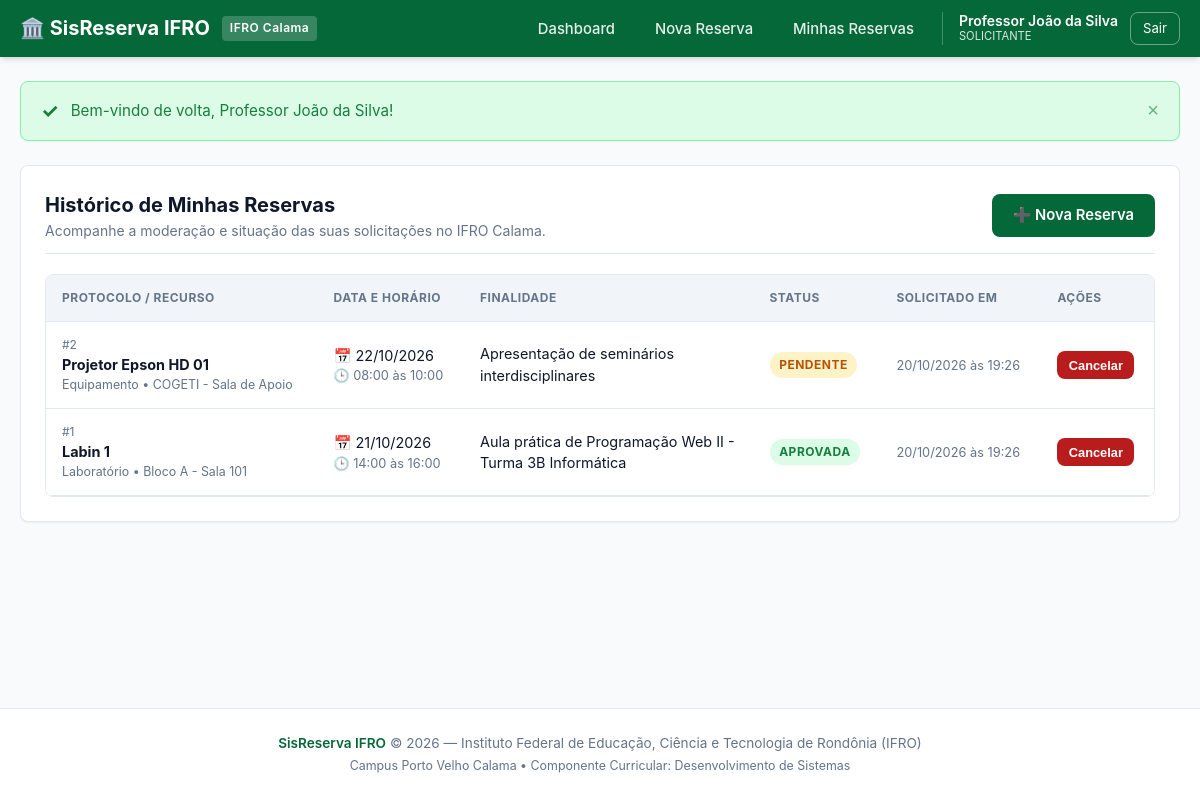
The app's page /public/reservas/minhas.php (signed in) with its own data.
### tables this page shows
CREATE TABLE IF NOT EXISTS `reservations` (
  `id` INT UNSIGNED NOT NULL AUTO_INCREMENT,
  `user_id` INT UNSIGNED NOT NULL COMMENT 'Usuário que solicitou a reserva',
  `resource_id` INT UNSIGNED NOT NULL COMMENT 'Recurso reservado',
  `start_time` DATETIME NOT NULL COMMENT 'Data e hora de início',
  `end_time` DATETIME NOT NULL COMMENT 'Data e hora de término',
  `purpose` TEXT NOT NULL COMMENT 'Finalidade/Justificativa da aula ou evento',
  `status` ENUM('PENDENTE', 'APROVADA', 'RECUSADA', 'CANCELADA') NOT NULL DEFAULT 'PENDENTE' COMMENT 'Status da reserva',
  `rejection_reason` TEXT NULL DEFAULT NULL COMMENT 'Justificativa obrigatória (mín. 10 chars) em caso de recusa',
  `reviewed_by_id` INT UNSIGNED NULL DEFAULT NULL COMMENT 'Administrador que aprovou/recusou',
  `created_at` TIMESTAMP NOT NULL DEFAULT CURRENT_TIMESTAMP,
  `updated_at` TIMESTAMP NOT NULL DEFAULT CURRENT_TIMESTAMP ON UPDATE CURRENT_TIMESTAMP,
  PRIMARY KEY (`id`),
   
  KEY `idx_conflict_check` (`resource_id`, `start_time`, `end_time`, `status`),
  KEY `idx_user_history` (`user_id`, `start_time`),
  KEY `idx_status_filter` (`status`, `start_time`),
  KEY `fk_reservations_reviewer` (`reviewed_by_id`),
   
  CONSTRAINT `fk_reservations_user`
    FOREIGN KEY (`user_id`) REFERENCES `users` (`id`)
    ON DELETE CASCADE ON UPDATE CASCADE,
  CONSTRAINT `fk_reservations_resource`
    FOREIGN KEY (`resource_id`) REFERENCES `resources` (`id`)
    ON DELETE CASCADE ON UPDATE CASCADE,
  CONSTRAINT `fk_reservations_reviewer`
    FOREIGN KEY (`reviewed_by_id`) REFERENCES `users` (`id`)
    ON DELETE SET NULL ON UPDATE CASCADE
);

CREATE TABLE IF NOT EXISTS `resources` (
  `id` INT UNSIGNED NOT NULL AUTO_INCREMENT,
  `name` VARCHAR(100) NOT NULL COMMENT 'Nome do recurso (ex: Labin 1, Projetor)',
  `category` VARCHAR(50) NOT NULL COMMENT 'Categoria (Laboratório ou Equipamento)',
  `capacity` INT NULL DEFAULT NULL COMMENT 'Capacidade de pessoas (para salas/laboratórios)',
  `location` VARCHAR(100) NOT NULL COMMENT 'Localização física (ex: Bloco A - Sala 101)',
  `description` TEXT NULL COMMENT 'Descrição detalhada dos equipamentos instalados',
  `status` ENUM('ATIVO', 'MANUTENCAO', 'INATIVO') NOT NULL DEFAULT 'ATIVO' COMMENT 'Estado operacional',
  `created_at` TIMESTAMP NOT NULL DEFAULT CURRENT_TIMESTAMP,
  `updated_at` TIMESTAMP NOT NULL DEFAULT CURRENT_TIMESTAMP ON UPDATE CURRENT_TIMESTAMP,
  PRIMARY KEY (`id`),
  KEY `idx_resources_status` (`status`),
  KEY `idx_resources_category` (`category`)
);

### public/reservas/minhas.php (the view, shortened to what this page needs)
<?php
require_once __DIR__ . '/../../includes/functions.php';
require_once __DIR__ . '/../../includes/flash.php';
$user = currentUser();
$reservations = [];
try {
    $pdo = getDBConnection();
    $stmt = $pdo->prepare(
        'SELECT r.id, r.start_time, r.end_time, r.purpose, r.status, r.rejection_reason, r.created_at,
                res.name as resource_name, res.category, res.location
         FROM reservations r
         JOIN resources res ON r.resource_id = res.id
         WHERE r.user_id = :user_id
         ORDER BY r.start_time DESC'
    );
    $stmt->execute([':user_id' => $user['id']]);
    $reservations = $stmt->fetchAll();
} catch (Exception $e) {
    error_log('[SisReserva Minhas Reservas] Erro: ' . $e->getMessage());
    setFlash('danger', 'Não foi possível carregar suas reservas.');
}
require_once __DIR__ . '/../../includes/header.php';
?>
<div class="card">
  <div class="card-header">
    <div>
      <h1 class="card-title">Histórico de Minhas Reservas</h1>
      <p style="color: var(--text-muted); font-size: 0.875rem;">
        Acompanhe a moderação e situação das suas solicitações no IFRO Calama.
      </p>
    </div>
    <a href="<?= BASE_URL ?>/reservas/nova.php" class="btn btn-primary">➕ Nova Reserva</a>
  </div>
  <?php if (empty($reservations)): ?>
    <div style="text-align: center; padding: 3rem 1rem; color: var(--text-muted);">
      <p style="font-size: 1.1rem; margin-bottom: 1rem;">Nenhuma solicitação de reserva encontrada no seu histórico.</p>
      <a href="<?= BASE_URL ?>/reservas/nova.php" class="btn btn-primary">Solicitar Agendamento Agora</a>
    </div>
  <?php else: ?>
    <div class="table-responsive">
      <table class="table">
        <thead>
          <tr>
            <th>Protocolo / Recurso</th>
            <th>Data e Horário</th>
            <th>Finalidade</th>
            <th>Status</th>
            <th>Solicitado em</th>
            <th>Ações</th>
          </tr>
        </thead>
        <tbody>
          <?php foreach ($reservations as $r): ?>
            <?php
              $isFuture = strtotime($r['start_time']) > time();
              $canCancel = $isFuture && in_array($r['status'], ['PENDENTE', 'APROVADA'], true);
            ?>
            <tr>
              <td>
                <div style="font-size: 0.75rem; color: var(--text-muted);">#<?= (int)$r['id'] ?></div>
                <strong><?= e($r['resource_name']) ?></strong>
                <div style="font-size: 0.775rem; color: var(--text-muted);">
                  <?= e($r['category']) ?> &bull; <?= e($r['location']) ?>
                </div>
              </td>
              <td>
                <div>📅 <?= formatDateBr($r['start_time']) ?></div>
                <div style="font-size: 0.8rem; color: var(--text-muted);">
                  🕒 <?= formatTimeBr($r['start_time']) ?> às <?= formatTimeBr($r['end_time']) ?>
                </div>
              </td>
              <td style="max-width: 280px;">
                <div><?= e($r['purpose']) ?></div>
              </td>
              <td><?= renderReservationBadge($r['status']) ?></td>
              <td style="font-size: 0.8rem; color: var(--text-muted);">
                <?= formatDateTimeBr($r['created_at']) ?>
              </td>
              <td>
                <?php if ($canCancel): ?>
                  <form action="<?= BASE_URL ?>/reservas/cancelar.php" method="POST" style="display: inline;">
                    <button type="submit" class="btn btn-sm btn-danger" data-confirm="Tem certeza de que deseja cancelar esta reserva?">
                      Cancelar
                    </button>
                  </form>
                <?php elseif (!$isFuture): ?>
                  <span style="font-size: 0.75rem; color: var(--text-muted);">Encerrada</span>
                <?php else: ?>
                  <span style="font-size: 0.75rem; color: var(--text-muted);">-</span>
                <?php endif; ?>
              </td>
            </tr>
          <?php endforeach; ?>
        </tbody>
      </table>
    </div>
  <?php endif; ?>
</div>
<?php require_once __DIR__ . '/../../includes/footer.php'; ?>

### includes/functions.php (shortened to what this page needs)
<?php
function e(mixed $value): string
{
    return htmlspecialchars((string)($value ?? ''), ENT_QUOTES, 'UTF-8');
}
function formatDateTimeBr(?string $datetime): string
{
    $ts = strtotime($datetime);
    return date('d/m/Y \à\s H:i', $ts);
}
function formatDateBr(?string $datetime): string
{
    $ts = strtotime($datetime);
    return date('d/m/Y', $ts);
}
function formatTimeBr(?string $datetime): string
{
    $ts = strtotime($datetime);
    return date('H:i', $ts);
}
function renderReservationBadge(string $status): string
{
    $status = strtoupper(trim($status));
    $classes = [
        'PENDENTE'  => 'badge badge-warning',
        'APROVADA'  => 'badge badge-success',
        'RECUSADA'  => 'badge badge-danger',
        'CANCELADA' => 'badge badge-muted',
    ];
    $cls = $classes[$status] ?? 'badge badge-secondary';
    return '<span class="' . $cls . '">' . e($status) . '</span>';
}

### assets/css/style.css (style rules this page uses)
:root { --primary: #056839; --primary-dark: #034827; --primary-light: #e8f5ed; --primary-hover: #04552e; --secondary: #475569; --success: #15803d; --success-bg: #dcfce7; --warning: #b45309; --warning-bg: #fef3c7; --danger: #b91c1c; --danger-bg: #fee2e2; --info: #0369a1; --info-bg: #e0f2fe; --bg-main: #f8fafc; --card-bg: #ffffff; --border: #e2e8f0; --text-main: #0f172a; --text-muted: #64748b; --text-inverse: #ffffff; --shadow-sm: 0 1px 2px 0 rgb(0 0 0 / 0.05); --shadow: 0 4px 6px -1px rgb(0 0 0 / 0.1), 0 2px 4px -2px rgb(0 0 0 / 0.1); --shadow-lg: 0 10px 15px -3px rgb(0 0 0 / 0.1), 0 4px 6px -4px rgb(0 0 0 / 0.1); --radius: 8px; --transition: all 0.2s ease-in-out; }
* { margin: 0; padding: 0; box-sizing: border-box; }
body { font-family: -apple-system, BlinkMacSystemFont, "Segoe UI", Roboto, Helvetica, Arial, sans-serif; background-color: var(--bg-main); color: var(--text-main); line-height: 1.5; display: flex; flex-direction: column; min-height: 100vh; }
.alert { padding: 0.875rem 1.25rem; border-radius: var(--radius); display: flex; align-items: center; gap: 0.75rem; box-shadow: var(--shadow-sm); border: 1px solid transparent; }
.alert-success { background-color: var(--success-bg); color: var(--success); border-color: #86efac; }
.alert-icon { font-size: 1.25rem; font-weight: bold; }
.alert-content { flex: 1; font-size: 0.95rem; }
.alert-close { background: none; border: none; font-size: 1.25rem; cursor: pointer; color: inherit; opacity: 0.6; transition: var(--transition); }
.card { background-color: var(--card-bg); border: 1px solid var(--border); border-radius: var(--radius); box-shadow: var(--shadow-sm); padding: 1.5rem; margin-bottom: 1.5rem; }
.card-header { display: flex; justify-content: space-between; align-items: center; margin-bottom: 1.25rem; padding-bottom: 0.75rem; border-bottom: 1px solid var(--border); }
.card-title { font-size: 1.25rem; font-weight: 700; color: var(--text-main); }
.btn { display: inline-flex; align-items: center; justify-content: center; gap: 0.5rem; padding: 0.6rem 1.25rem; border-radius: var(--radius); font-size: 0.925rem; font-weight: 600; text-decoration: none; cursor: pointer; border: 1px solid transparent; transition: var(--transition); }
.btn-primary { background-color: var(--primary); color: #fff; }
.btn-danger { background-color: var(--danger); color: #fff; }
.btn-sm { padding: 0.35rem 0.65rem; font-size: 0.8rem; }
.table-responsive { width: 100%; overflow-x: auto; border: 1px solid var(--border); border-radius: var(--radius); }
.table { width: 100%; border-collapse: collapse; text-align: left; font-size: 0.9rem; background-color: #fff; }
.table th, .table td { padding: 0.875rem 1rem; border-bottom: 1px solid var(--border); vertical-align: middle; }
.table th { background-color: #f1f5f9; font-weight: 700; color: var(--text-muted); text-transform: uppercase; font-size: 0.75rem; letter-spacing: 0.5px; }
.badge { display: inline-block; padding: 0.25rem 0.6rem; font-size: 0.75rem; font-weight: 700; border-radius: 9999px; text-transform: uppercase; letter-spacing: 0.5px; }
.badge-success { background-color: var(--success-bg); color: var(--success); }
.badge-warning { background-color: var(--warning-bg); color: var(--warning); }

### records on screen
reservations: id "2", resource.name "Projetor Epson HD 01", resource.category "Equipamento", resource.location "COGETI - Sala de Apoio", start_time "22/10/2026", start_time "08:00", end_time "10:00", purpose "Apresentação de seminários interdisciplinares", status "PENDENTE", created_at "20/10/2026 às 19:26"
reservations: id "1", resource.name "Labin 1", resource.category "Laboratório", resource.location "Bloco A - Sala 101", start_time "21/10/2026", start_time "14:00", end_time "16:00", purpose "Aula prática de Programação Web II - Turma 3B Informática", status "APROVADA", created_at "20/10/2026 às 19:26"

### other values on screen
APP_NAME "SisReserva IFRO"
$user['name'] "Professor João da Silva"
$user['role'] "SOLICITANTE"
